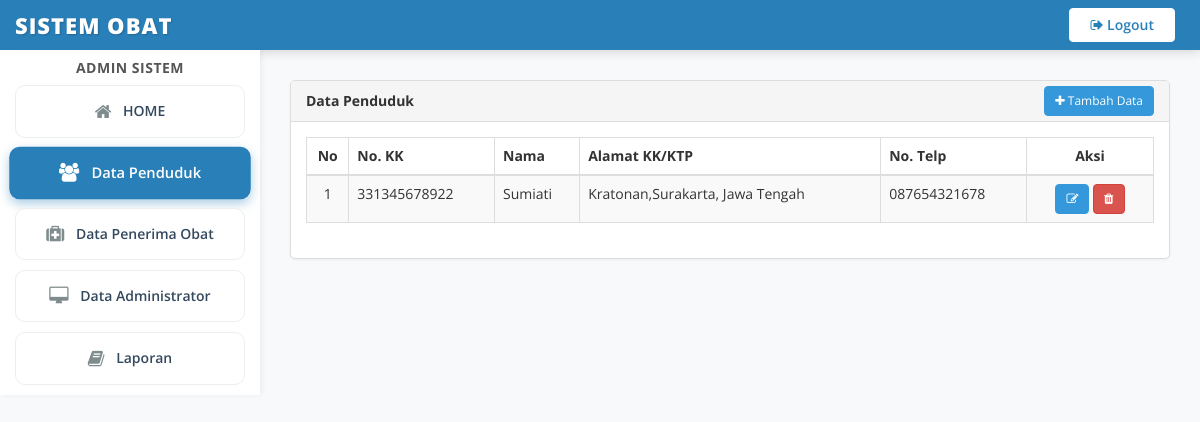
Screenshot of /?page=datapenduduk (signed in) with the database file from the repository.
### tables this page shows
CREATE TABLE `tb_user` (
  `id_user` int(11) NOT NULL,
  `id_role` int(11) NOT NULL,
  `username` varchar(100) NOT NULL,
  `password` varchar(100) NOT NULL,
  `hak_akses` varchar(50) NOT NULL,
  `nama_user` varchar(100) NOT NULL,
  `lastupdated` datetime NOT NULL
);

CREATE TABLE `tb_penduduk` (
  `id_penduduk` int(11) NOT NULL,
  `nik` varchar(100) NOT NULL,
  `nokk` varchar(100) NOT NULL,
  `nama_penduduk` varchar(200) NOT NULL,
  `alamat_ktp` text NOT NULL,
  `alamat_domisili` text NOT NULL,
  `telp` varchar(50) NOT NULL,
  `lastupdated` datetime NOT NULL
);

### penduduk.php (the view, shortened to what this page needs)
<div class="row">
    <div class="col-md-12">
        <div class="panel panel-default">
            <div class="panel-heading">
                 Data Penduduk
                 <button class="btn btn-primary btn-sm pull-right" data-toggle="modal" data-target="#modalTambah" style="margin-top: -5px;">
                    <i class="fa fa-plus"></i> Tambah Data
                 </button>
            </div>
            <div class="panel-body">
                <div class="table-responsive">
                    <table class="table table-striped table-bordered table-hover dataTables_penduduk" id="dataTables_penduduk">
                        <thead>
                            <tr>
                                <th class="text-center" width="5%">No</th>
                                <th>No. KK</th>
                                <th>Nama</th>
                                <th>Alamat KK/KTP</th>
                                <th>No. Telp</th>
                                <th class="text-center" width="15%">Aksi</th>
                            </tr>
                        </thead>
                        <tbody>
                            <?php
                            $nomor = 1;
                            $ambil = $koneksi->query("SELECT * FROM tb_penduduk ORDER BY lastupdated DESC");
                            while ($pecah = $ambil->fetch_assoc()) {
                            ?>
                                <tr>
                                    <td class="text-center"><?php echo $nomor; ?></td>
                                    <td><?php echo $pecah['nokk']; ?></td>
                                    <td><?php echo $pecah['nama_penduduk']; ?></td>
                                    <td><?php echo $pecah['alamat_ktp']; ?></td>
                                    <td><?php echo $pecah['telp']; ?></td>
                                    <td class="text-center">
                                        <button class="btn btn-info btn-sm edit_penduduk" data-id="<?php echo $pecah['id_penduduk']; ?>" title="Edit"><i class="fa fa-edit"></i></button>
                                        <button class="btn btn-danger btn-sm hapus_penduduk" data-id="<?php echo $pecah['id_penduduk']; ?>" title="Hapus"><i class="fa fa-trash"></i></button>
                                    </td>
                                </tr>
                            <?php
                                $nomor++;
                            }
                            ?>
                        </tbody>
                    </table>
                </div>
            </div>
        </div>
    </div>
</div>

### index.php (shortened to what this page needs)
<?php
include "koneksi.php";
?>
<!DOCTYPE html>
<html xmlns="http://www.w3.org/1999/xhtml">
<head>
    <link href="assets/css/bootstrap.css" rel="stylesheet" />
    <link href="assets/css/font-awesome.css" rel="stylesheet" />
    <link href="assets/js/morris/morris-0.4.3.min.css" rel="stylesheet" />
    <link href="assets/css/custom.css" rel="stylesheet" />
    <link href="assets/js/dataTables/dataTables.bootstrap.css" rel="stylesheet" />
    <link rel="stylesheet" href="assets/css/datepicker.css">
</head>
<body>
	<div id="wrapper">
        <?php
            $id_user = $_SESSION['user']['id_user'];
            $akses=$koneksi->query("SELECT * FROM tb_user usr LEFT JOIN tb_role rol ON usr.id_role=rol.id_role where usr.id_user='$id_user'");
            $data=$akses->fetch_assoc();
        ?>
        <nav class="navbar navbar-default navbar-cls-top " role="navigation" style="margin-bottom: 0">
                <a class="navbar-brand" href="index.php" style="font-size: 22px;">
                    Sistem Obat
                </a>
                <div class="header-right">
                    <a href="logout.php" class="btn btn-logout-custom"><i class="fa fa-sign-out"></i> Logout</a>
                </div>
        </nav>
        <nav class="navbar-default navbar-side" role="navigation">
            <div class="sidebar-collapse">
                <ul class="nav" id="main-menu">
                    <li class="text-center">
                        <h5 class="user-profile-name"><?php echo $data['nama_user']; ?></h5>
                    </li>
                    <li>
                        <a href="index.php" id="btn_home"><i class="fa fa-home icon-home"></i>  HOME</a>
                    </li>
                    <?php
                        if ($data["nama_role"]=="admin") {
                            echo '
                            <li>
                                <a  href="?page=datapenduduk" id="btn_penduduk"><i class="fa fa-group icon-penduduk"></i> Data Penduduk</a>
                            </li>
                            <li>
                                <a  href="?page=datapenerimabantuan" id="btn_penerima"><i class="fa fa-medkit icon-penerima"></i>  Data Penerima Obat</a>
                            </li>
                            <li>
                                <a  href="?page=dataadmin" id="btn_admin"><i class="fa fa-desktop icon-admin"></i>  Data Administrator</a>
                            </li>';
                        }
                    ?>
                    <li>
                        <a href="?page=laporan" id="btn_laporan"><i class="fa fa-book icon-laporan"></i>  Laporan</a>
                    </li>
                </ul>
            </div>
        </nav>
        <div id="page-wrapper">
            <div class="row">
                <div class="col-md-12">
                    <?php
                        $page = $_GET['page'];
                        $aksi = $_GET['aksi'];
                        if ($page == ""){
                            include "home.php";
                        }elseif($page == "laporan") {
                            include "laporan.php";
                        }elseif($data['nama_role'] == 'admin'){
                            if ($page == "datapenduduk") {
                                if ($aksi == ""){
                                    include "penduduk.php";
                                }elseif ($aksi=="tambahdata") {
                                    include "tambahpenduduk.php";
                                }elseif ($aksi == "editdata") {
                                    include "editpenduduk.php";
                                }
                            }elseif($page == "datapenerimabantuan") {
                                include "penerimabantuan.php";
                            }elseif($page == "dataadmin") {
                                include "administrator.php";
                            }elseif($page == "admin/databantuan") {
                                include "jenisbantuan.php";
                            }elseif($page == "admin/datapengguna") {
                                include "pengguna.php";
                            } else {
                                include "home.php";
                            }
                        } else {
                            echo "<h3>Akses ditolak!</h3>";
                        }
                    ?>
                </div>
            </div>
        </div>
	</div>
</body>
</html>

### assets/css/custom.css (style rules this page uses)
body { font-family: 'Open Sans', sans-serif; background-color: #f8f9fa; color: #333; }
#wrapper { width: 100%; background: #f8f9fa; }
#page-wrapper { padding: 25px 30px; min-height: 100vh; background: #f8f9fa; }
.header-right { float: right; padding: 8px 25px; }
.btn-logout-custom { background-color: #fff; color: #2980b9; border: 1px solid #fff; border-radius: 25px; padding: 6px 20px; font-weight: 600; transition: all 0.3s ease; }
.active-menu { background: #2980b9 !important; color: #fff !important; box-shadow: 0 4px 10px rgba(41, 128, 185, 0.4); border: none !important; transform: scale(1.05) !important; }
.active-menu i { color: #fff !important; }
.sidebar-collapse , .sidebar-collapse .nav { background:none; }
.sidebar-collapse .nav { padding:0; }
.sidebar-collapse .nav > li > a { color: #34495e; background: #fff; text-shadow:none; transition: all 0.3s ease; margin: 10px 15px; border-radius: 10px; font-weight: 600; text-align: center; border: 1px solid #eee; }
.sidebar-collapse > .nav > li > a { padding:15px 10px; }
.sidebar-collapse > .nav > li { border-bottom: none; }
.navbar-side { border:none; background-color: #ffffff !important; box-shadow: 2px 0 5px rgba(0,0,0,0.05); }
.navbar-cls-top { background: #2980b9 !important; border-bottom: none; box-shadow: 0 2px 10px rgba(0,0,0,0.15); }
.navbar-brand { color: #fff; font-weight: 800; font-size: 24px; letter-spacing: 1px; text-transform: uppercase; text-shadow: 1px 1px 2px rgba(0,0,0,0.2); }
.navbar-default { border:0px solid black; }
.nav > li > a > i { margin-right: 8px; width: auto; font-size: 18px; vertical-align: middle; position: relative; top: -1px; }
.icon-home, .icon-penduduk, .icon-penerima, .icon-admin, .icon-laporan { color: #7f8c8d; }
.panel-default { border-color: #ddd; box-shadow: 0 1px 3px rgba(0,0,0,0.05); border-radius: 5px; }
.panel-heading { background-color: #f5f5f5; border-bottom: 1px solid #ddd; font-weight: bold; color: #555; }
.btn { border-radius: 4px; transition: all 0.3s ease; -webkit-transition: all 0.3s ease; }
.btn-info { background-color: #3498db; border-color: #3498db; }
.btn-primary { background-color: #3498db; border-color: #3498db; }
.table-striped>tbody>tr:nth-of-type(odd) { background-color: #f9f9f9; }
.table>thead>tr>th { border-bottom: 2px solid #ddd; font-weight: bold; }
.user-profile-name { color: #555; font-weight: 700; margin-top: 10px; text-transform: uppercase; letter-spacing: 0.5px; }
@media (min-width:768px) { #page-wrapper { margin: 0 0 0 260px; padding: 30px 30px; } }
@media (min-width:768px) { .navbar-side { z-index: 1; position: absolute; width: 260px; } }
@media (min-width:768px) { .navbar { border-radius: 0px; } }
@media (min-width:768px) { #page-wrapper { min-height: 100vh; } }

### rows the page displays
tb_user: nama_user "ADMIN SISTEM"
tb_penduduk: nokk "331345678922", nama_penduduk "Sumiati", alamat_ktp "Kratonan,Surakarta, Jawa Tengah", telp "087654321678"
